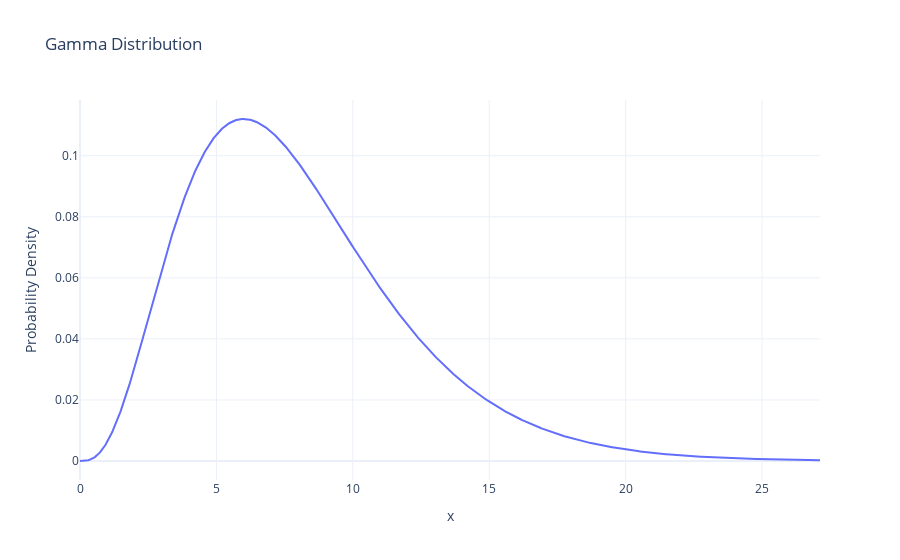

The notebook cell saved with this chart:
### Markdown cell above
# Explore Gamma Distribution

### Code cell
methods.plot_gamma(4, 2)

### Figure 1 — Plotly figure (JSON) as saved in the notebook; plotly's stock layout.template omitted (floating-point values rounded to 4 significant figures; data arrays with more than 128 entries replaced by an {"elided": "..."} marker saying what was removed)
{"data": [{"mode": "lines", "name": "Gamma Distribution (shape=4, scale=2)", "type": "scatter", "x": {"elided": "1000 float values"}, "y": {"elided": "1000 float values"}}], "layout": {"title": {"text": "Gamma Distribution"}, "xaxis": {"title": {"text": "x"}}, "yaxis": {"title": {"text": "Probability Density"}}}}
